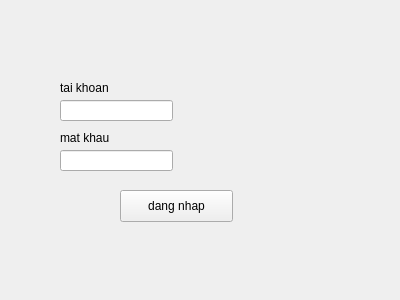
<?xml version="1.0" encoding="UTF-8"?>
<ui version="4.0">
 <class>Form</class>
 <widget class="QWidget" name="Form">
  <property name="geometry">
   <rect>
    <x>0</x>
    <y>0</y>
    <width>400</width>
    <height>300</height>
   </rect>
  </property>
  <property name="windowTitle">
   <string>Form</string>
  </property>
  <widget class="QLabel" name="label">
   <property name="geometry">
    <rect>
     <x>60</x>
     <y>80</y>
     <width>60</width>
     <height>16</height>
    </rect>
   </property>
   <property name="text">
    <string>tai khoan</string>
   </property>
  </widget>
  <widget class="QLineEdit" name="o_nhap_tai_khoan">
   <property name="geometry">
    <rect>
     <x>60</x>
     <y>100</y>
     <width>113</width>
     <height>21</height>
    </rect>
   </property>
   <property name="text">
    <string/>
   </property>
  </widget>
  <widget class="QPushButton" name="nut_dang_nhap">
   <property name="geometry">
    <rect>
     <x>120</x>
     <y>190</y>
     <width>113</width>
     <height>32</height>
    </rect>
   </property>
   <property name="text">
    <string>dang nhap</string>
   </property>
  </widget>
  <widget class="QLineEdit" name="o_nhap_mat_khau">
   <property name="geometry">
    <rect>
     <x>60</x>
     <y>150</y>
     <width>113</width>
     <height>21</height>
    </rect>
   </property>
   <property name="text">
    <string/>
   </property>
   <property name="echoMode">
    <enum>QLineEdit::Password</enum>
   </property>
  </widget>
  <widget class="QLabel" name="label_2">
   <property name="geometry">
    <rect>
     <x>60</x>
     <y>130</y>
     <width>60</width>
     <height>16</height>
    </rect>
   </property>
   <property name="text">
    <string>mat khau</string>
   </property>
  </widget>
 </widget>
 <resources/>
 <connections/>
</ui>
